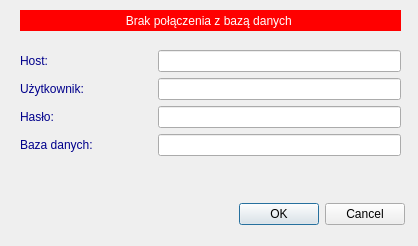
<?xml version="1.0" encoding="UTF-8"?>
<ui version="4.0">
 <class>UstawieniaForm</class>
 <widget class="QDialog" name="UstawieniaForm">
  <property name="geometry">
   <rect>
    <x>0</x>
    <y>0</y>
    <width>418</width>
    <height>246</height>
   </rect>
  </property>
  <property name="windowTitle">
   <string> Połączenie z bazą danych </string>
  </property>
  <property name="locale">
   <locale language="English" country="UnitedKingdom"/>
  </property>
  <widget class="QWidget" name="formLayoutWidget">
   <property name="geometry">
    <rect>
     <x>20</x>
     <y>50</y>
     <width>381</width>
     <height>132</height>
    </rect>
   </property>
   <layout class="QFormLayout" name="formLayout">
    <item row="0" column="0">
     <widget class="QLabel" name="label_4">
      <property name="autoFillBackground">
       <bool>false</bool>
      </property>
      <property name="styleSheet">
       <string notr="true">QLabel {color: darkblue;}</string>
      </property>
      <property name="text">
       <string>Host:                               </string>
      </property>
     </widget>
    </item>
    <item row="0" column="1">
     <widget class="QLineEdit" name="lineEditHost"/>
    </item>
    <item row="1" column="0">
     <widget class="QLabel" name="label_2">
      <property name="palette">
       <palette>
        <active>
         <colorrole role="WindowText">
          <brush brushstyle="SolidPattern">
           <color alpha="255">
            <red>0</red>
            <green>0</green>
            <blue>139</blue>
           </color>
          </brush>
         </colorrole>
         <colorrole role="Button">
          <brush brushstyle="SolidPattern">
           <color alpha="255">
            <red>32</red>
            <green>74</green>
            <blue>135</blue>
           </color>
          </brush>
         </colorrole>
         <colorrole role="Light">
          <brush brushstyle="SolidPattern">
           <color alpha="255">
            <red>48</red>
            <green>111</green>
            <blue>203</blue>
           </color>
          </brush>
         </colorrole>
         <colorrole role="Midlight">
          <brush brushstyle="SolidPattern">
           <color alpha="255">
            <red>40</red>
            <green>92</green>
            <blue>169</blue>
           </color>
          </brush>
         </colorrole>
         <colorrole role="Dark">
          <brush brushstyle="SolidPattern">
           <color alpha="255">
            <red>16</red>
            <green>37</green>
            <blue>67</blue>
           </color>
          </brush>
         </colorrole>
         <colorrole role="Mid">
          <brush brushstyle="SolidPattern">
           <color alpha="255">
            <red>21</red>
            <green>49</green>
            <blue>90</blue>
           </color>
          </brush>
         </colorrole>
         <colorrole role="Text">
          <brush brushstyle="SolidPattern">
           <color alpha="255">
            <red>0</red>
            <green>0</green>
            <blue>139</blue>
           </color>
          </brush>
         </colorrole>
         <colorrole role="BrightText">
          <brush brushstyle="SolidPattern">
           <color alpha="255">
            <red>255</red>
            <green>255</green>
            <blue>255</blue>
           </color>
          </brush>
         </colorrole>
         <colorrole role="ButtonText">
          <brush brushstyle="SolidPattern">
           <color alpha="255">
            <red>0</red>
            <green>0</green>
            <blue>139</blue>
           </color>
          </brush>
         </colorrole>
         <colorrole role="Base">
          <brush brushstyle="SolidPattern">
           <color alpha="255">
            <red>255</red>
            <green>255</green>
            <blue>255</blue>
           </color>
          </brush>
         </colorrole>
         <colorrole role="Window">
          <brush brushstyle="SolidPattern">
           <color alpha="255">
            <red>32</red>
            <green>74</green>
            <blue>135</blue>
           </color>
          </brush>
         </colorrole>
         <colorrole role="Shadow">
          <brush brushstyle="SolidPattern">
           <color alpha="255">
            <red>0</red>
            <green>0</green>
            <blue>0</blue>
           </color>
          </brush>
         </colorrole>
         <colorrole role="AlternateBase">
          <brush brushstyle="SolidPattern">
           <color alpha="255">
            <red>143</red>
            <green>164</green>
            <blue>195</blue>
           </color>
          </brush>
         </colorrole>
         <colorrole role="ToolTipBase">
          <brush brushstyle="SolidPattern">
           <color alpha="255">
            <red>255</red>
            <green>255</green>
            <blue>220</blue>
           </color>
          </brush>
         </colorrole>
         <colorrole role="ToolTipText">
          <brush brushstyle="SolidPattern">
           <color alpha="255">
            <red>0</red>
            <green>0</green>
            <blue>0</blue>
           </color>
          </brush>
         </colorrole>
        </active>
        <inactive>
         <colorrole role="WindowText">
          <brush brushstyle="SolidPattern">
           <color alpha="255">
            <red>0</red>
            <green>0</green>
            <blue>139</blue>
           </color>
          </brush>
         </colorrole>
         <colorrole role="Button">
          <brush brushstyle="SolidPattern">
           <color alpha="255">
            <red>32</red>
            <green>74</green>
            <blue>135</blue>
           </color>
          </brush>
         </colorrole>
         <colorrole role="Light">
          <brush brushstyle="SolidPattern">
           <color alpha="255">
            <red>48</red>
            <green>111</green>
            <blue>203</blue>
           </color>
          </brush>
         </colorrole>
         <colorrole role="Midlight">
          <brush brushstyle="SolidPattern">
           <color alpha="255">
            <red>40</red>
            <green>92</green>
            <blue>169</blue>
           </color>
          </brush>
         </colorrole>
         <colorrole role="Dark">
          <brush brushstyle="SolidPattern">
           <color alpha="255">
            <red>16</red>
            <green>37</green>
            <blue>67</blue>
           </color>
          </brush>
         </colorrole>
         <colorrole role="Mid">
          <brush brushstyle="SolidPattern">
           <color alpha="255">
            <red>21</red>
            <green>49</green>
            <blue>90</blue>
           </color>
          </brush>
         </colorrole>
         <colorrole role="Text">
          <brush brushstyle="SolidPattern">
           <color alpha="255">
            <red>0</red>
            <green>0</green>
            <blue>139</blue>
           </color>
          </brush>
         </colorrole>
         <colorrole role="BrightText">
          <brush brushstyle="SolidPattern">
           <color alpha="255">
            <red>255</red>
            <green>255</green>
            <blue>255</blue>
           </color>
          </brush>
         </colorrole>
         <colorrole role="ButtonText">
          <brush brushstyle="SolidPattern">
           <color alpha="255">
            <red>0</red>
            <green>0</green>
            <blue>139</blue>
           </color>
          </brush>
         </colorrole>
         <colorrole role="Base">
          <brush brushstyle="SolidPattern">
           <color alpha="255">
            <red>255</red>
            <green>255</green>
            <blue>255</blue>
           </color>
          </brush>
         </colorrole>
         <colorrole role="Window">
          <brush brushstyle="SolidPattern">
           <color alpha="255">
            <red>32</red>
            <green>74</green>
            <blue>135</blue>
           </color>
          </brush>
         </colorrole>
         <colorrole role="Shadow">
          <brush brushstyle="SolidPattern">
           <color alpha="255">
            <red>0</red>
            <green>0</green>
            <blue>0</blue>
           </color>
          </brush>
         </colorrole>
         <colorrole role="AlternateBase">
          <brush brushstyle="SolidPattern">
           <color alpha="255">
            <red>143</red>
            <green>164</green>
            <blue>195</blue>
           </color>
          </brush>
         </colorrole>
         <colorrole role="ToolTipBase">
          <brush brushstyle="SolidPattern">
           <color alpha="255">
            <red>255</red>
            <green>255</green>
            <blue>220</blue>
           </color>
          </brush>
         </colorrole>
         <colorrole role="ToolTipText">
          <brush brushstyle="SolidPattern">
           <color alpha="255">
            <red>0</red>
            <green>0</green>
            <blue>0</blue>
           </color>
          </brush>
         </colorrole>
        </inactive>
        <disabled>
         <colorrole role="WindowText">
          <brush brushstyle="SolidPattern">
           <color alpha="255">
            <red>0</red>
            <green>0</green>
            <blue>139</blue>
           </color>
          </brush>
         </colorrole>
         <colorrole role="Button">
          <brush brushstyle="SolidPattern">
           <color alpha="255">
            <red>32</red>
            <green>74</green>
            <blue>135</blue>
           </color>
          </brush>
         </colorrole>
         <colorrole role="Light">
          <brush brushstyle="SolidPattern">
           <color alpha="255">
            <red>48</red>
            <green>111</green>
            <blue>203</blue>
           </color>
          </brush>
         </colorrole>
         <colorrole role="Midlight">
          <brush brushstyle="SolidPattern">
           <color alpha="255">
            <red>40</red>
            <green>92</green>
            <blue>169</blue>
           </color>
          </brush>
         </colorrole>
         <colorrole role="Dark">
          <brush brushstyle="SolidPattern">
           <color alpha="255">
            <red>16</red>
            <green>37</green>
            <blue>67</blue>
           </color>
          </brush>
         </colorrole>
         <colorrole role="Mid">
          <brush brushstyle="SolidPattern">
           <color alpha="255">
            <red>21</red>
            <green>49</green>
            <blue>90</blue>
           </color>
          </brush>
         </colorrole>
         <colorrole role="Text">
          <brush brushstyle="SolidPattern">
           <color alpha="255">
            <red>0</red>
            <green>0</green>
            <blue>139</blue>
           </color>
          </brush>
         </colorrole>
         <colorrole role="BrightText">
          <brush brushstyle="SolidPattern">
           <color alpha="255">
            <red>255</red>
            <green>255</green>
            <blue>255</blue>
           </color>
          </brush>
         </colorrole>
         <colorrole role="ButtonText">
          <brush brushstyle="SolidPattern">
           <color alpha="255">
            <red>0</red>
            <green>0</green>
            <blue>139</blue>
           </color>
          </brush>
         </colorrole>
         <colorrole role="Base">
          <brush brushstyle="SolidPattern">
           <color alpha="255">
            <red>32</red>
            <green>74</green>
            <blue>135</blue>
           </color>
          </brush>
         </colorrole>
         <colorrole role="Window">
          <brush brushstyle="SolidPattern">
           <color alpha="255">
            <red>32</red>
            <green>74</green>
            <blue>135</blue>
           </color>
          </brush>
         </colorrole>
         <colorrole role="Shadow">
          <brush brushstyle="SolidPattern">
           <color alpha="255">
            <red>0</red>
            <green>0</green>
            <blue>0</blue>
           </color>
          </brush>
         </colorrole>
         <colorrole role="AlternateBase">
          <brush brushstyle="SolidPattern">
           <color alpha="255">
            <red>32</red>
            <green>74</green>
            <blue>135</blue>
           </color>
          </brush>
         </colorrole>
         <colorrole role="ToolTipBase">
          <brush brushstyle="SolidPattern">
           <color alpha="255">
            <red>255</red>
            <green>255</green>
            <blue>220</blue>
           </color>
          </brush>
         </colorrole>
         <colorrole role="ToolTipText">
          <brush brushstyle="SolidPattern">
           <color alpha="255">
            <red>0</red>
            <green>0</green>
            <blue>0</blue>
           </color>
          </brush>
         </colorrole>
        </disabled>
       </palette>
      </property>
      <property name="styleSheet">
       <string notr="true">QLabel {color: darkblue;}</string>
      </property>
      <property name="text">
       <string>Użytkownik:</string>
      </property>
     </widget>
    </item>
    <item row="1" column="1">
     <widget class="QLineEdit" name="lineEditUser"/>
    </item>
    <item row="2" column="0">
     <widget class="QLabel" name="label_5">
      <property name="palette">
       <palette>
        <active>
         <colorrole role="WindowText">
          <brush brushstyle="SolidPattern">
           <color alpha="255">
            <red>0</red>
            <green>0</green>
            <blue>139</blue>
           </color>
          </brush>
         </colorrole>
         <colorrole role="Button">
          <brush brushstyle="SolidPattern">
           <color alpha="255">
            <red>32</red>
            <green>74</green>
            <blue>135</blue>
           </color>
          </brush>
         </colorrole>
         <colorrole role="Light">
          <brush brushstyle="SolidPattern">
           <color alpha="255">
            <red>48</red>
            <green>111</green>
            <blue>203</blue>
           </color>
          </brush>
         </colorrole>
         <colorrole role="Midlight">
          <brush brushstyle="SolidPattern">
           <color alpha="255">
            <red>40</red>
            <green>92</green>
            <blue>169</blue>
           </color>
          </brush>
         </colorrole>
         <colorrole role="Dark">
          <brush brushstyle="SolidPattern">
           <color alpha="255">
            <red>16</red>
            <green>37</green>
            <blue>67</blue>
           </color>
          </brush>
         </colorrole>
         <colorrole role="Mid">
          <brush brushstyle="SolidPattern">
           <color alpha="255">
            <red>21</red>
            <green>49</green>
            <blue>90</blue>
           </color>
          </brush>
         </colorrole>
         <colorrole role="Text">
          <brush brushstyle="SolidPattern">
           <color alpha="255">
            <red>0</red>
            <green>0</green>
            <blue>139</blue>
           </color>
          </brush>
         </colorrole>
         <colorrole role="BrightText">
          <brush brushstyle="SolidPattern">
           <color alpha="255">
            <red>255</red>
            <green>255</green>
            <blue>255</blue>
           </color>
          </brush>
         </colorrole>
         <colorrole role="ButtonText">
          <brush brushstyle="SolidPattern">
           <color alpha="255">
            <red>0</red>
            <green>0</green>
            <blue>139</blue>
           </color>
          </brush>
         </colorrole>
         <colorrole role="Base">
          <brush brushstyle="SolidPattern">
           <color alpha="255">
            <red>255</red>
            <green>255</green>
            <blue>255</blue>
           </color>
          </brush>
         </colorrole>
         <colorrole role="Window">
          <brush brushstyle="SolidPattern">
           <color alpha="255">
            <red>32</red>
            <green>74</green>
            <blue>135</blue>
           </color>
          </brush>
         </colorrole>
         <colorrole role="Shadow">
          <brush brushstyle="SolidPattern">
           <color alpha="255">
            <red>0</red>
            <green>0</green>
            <blue>0</blue>
           </color>
          </brush>
         </colorrole>
         <colorrole role="AlternateBase">
          <brush brushstyle="SolidPattern">
           <color alpha="255">
            <red>143</red>
            <green>164</green>
            <blue>195</blue>
           </color>
          </brush>
         </colorrole>
         <colorrole role="ToolTipBase">
          <brush brushstyle="SolidPattern">
           <color alpha="255">
            <red>255</red>
            <green>255</green>
            <blue>220</blue>
           </color>
          </brush>
         </colorrole>
         <colorrole role="ToolTipText">
          <brush brushstyle="SolidPattern">
           <color alpha="255">
            <red>0</red>
            <green>0</green>
            <blue>0</blue>
           </color>
          </brush>
         </colorrole>
        </active>
        <inactive>
         <colorrole role="WindowText">
          <brush brushstyle="SolidPattern">
           <color alpha="255">
            <red>0</red>
            <green>0</green>
            <blue>139</blue>
           </color>
          </brush>
         </colorrole>
         <colorrole role="Button">
          <brush brushstyle="SolidPattern">
           <color alpha="255">
            <red>32</red>
            <green>74</green>
            <blue>135</blue>
           </color>
          </brush>
         </colorrole>
         <colorrole role="Light">
          <brush brushstyle="SolidPattern">
           <color alpha="255">
            <red>48</red>
            <green>111</green>
            <blue>203</blue>
           </color>
          </brush>
         </colorrole>
         <colorrole role="Midlight">
          <brush brushstyle="SolidPattern">
           <color alpha="255">
            <red>40</red>
            <green>92</green>
            <blue>169</blue>
           </color>
          </brush>
         </colorrole>
         <colorrole role="Dark">
          <brush brushstyle="SolidPattern">
           <color alpha="255">
            <red>16</red>
            <green>37</green>
            <blue>67</blue>
           </color>
          </brush>
         </colorrole>
         <colorrole role="Mid">
          <brush brushstyle="SolidPattern">
           <color alpha="255">
            <red>21</red>
            <green>49</green>
            <blue>90</blue>
           </color>
          </brush>
         </colorrole>
         <colorrole role="Text">
          <brush brushstyle="SolidPattern">
           <color alpha="255">
            <red>0</red>
            <green>0</green>
            <blue>139</blue>
           </color>
          </brush>
         </colorrole>
         <colorrole role="BrightText">
          <brush brushstyle="SolidPattern">
           <color alpha="255">
            <red>255</red>
            <green>255</green>
            <blue>255</blue>
           </color>
          </brush>
         </colorrole>
         <colorrole role="ButtonText">
          <brush brushstyle="SolidPattern">
           <color alpha="255">
            <red>0</red>
            <green>0</green>
            <blue>139</blue>
           </color>
          </brush>
         </colorrole>
         <colorrole role="Base">
          <brush brushstyle="SolidPattern">
           <color alpha="255">
            <red>255</red>
            <green>255</green>
            <blue>255</blue>
           </color>
          </brush>
         </colorrole>
         <colorrole role="Window">
          <brush brushstyle="SolidPattern">
           <color alpha="255">
            <red>32</red>
            <green>74</green>
            <blue>135</blue>
           </color>
          </brush>
         </colorrole>
         <colorrole role="Shadow">
          <brush brushstyle="SolidPattern">
           <color alpha="255">
            <red>0</red>
            <green>0</green>
            <blue>0</blue>
           </color>
          </brush>
         </colorrole>
         <colorrole role="AlternateBase">
          <brush brushstyle="SolidPattern">
           <color alpha="255">
            <red>143</red>
            <green>164</green>
            <blue>195</blue>
           </color>
          </brush>
         </colorrole>
         <colorrole role="ToolTipBase">
          <brush brushstyle="SolidPattern">
           <color alpha="255">
            <red>255</red>
            <green>255</green>
            <blue>220</blue>
           </color>
          </brush>
         </colorrole>
         <colorrole role="ToolTipText">
          <brush brushstyle="SolidPattern">
           <color alpha="255">
            <red>0</red>
            <green>0</green>
            <blue>0</blue>
           </color>
          </brush>
         </colorrole>
        </inactive>
        <disabled>
         <colorrole role="WindowText">
          <brush brushstyle="SolidPattern">
           <color alpha="255">
            <red>0</red>
            <green>0</green>
            <blue>139</blue>
           </color>
          </brush>
         </colorrole>
         <colorrole role="Button">
          <brush brushstyle="SolidPattern">
           <color alpha="255">
            <red>32</red>
            <green>74</green>
            <blue>135</blue>
           </color>
          </brush>
         </colorrole>
         <colorrole role="Light">
          <brush brushstyle="SolidPattern">
           <color alpha="255">
            <red>48</red>
            <green>111</green>
            <blue>203</blue>
           </color>
          </brush>
         </colorrole>
         <colorrole role="Midlight">
          <brush brushstyle="SolidPattern">
           <color alpha="255">
            <red>40</red>
            <green>92</green>
            <blue>169</blue>
           </color>
          </brush>
         </colorrole>
         <colorrole role="Dark">
          <brush brushstyle="SolidPattern">
           <color alpha="255">
            <red>16</red>
            <green>37</green>
            <blue>67</blue>
           </color>
          </brush>
         </colorrole>
         <colorrole role="Mid">
          <brush brushstyle="SolidPattern">
           <color alpha="255">
            <red>21</red>
            <green>49</green>
            <blue>90</blue>
           </color>
          </brush>
         </colorrole>
         <colorrole role="Text">
          <brush brushstyle="SolidPattern">
           <color alpha="255">
            <red>0</red>
            <green>0</green>
            <blue>139</blue>
           </color>
          </brush>
         </colorrole>
         <colorrole role="BrightText">
          <brush brushstyle="SolidPattern">
           <color alpha="255">
            <red>255</red>
            <green>255</green>
            <blue>255</blue>
           </color>
          </brush>
         </colorrole>
         <colorrole role="ButtonText">
          <brush brushstyle="SolidPattern">
           <color alpha="255">
            <red>0</red>
            <green>0</green>
            <blue>139</blue>
           </color>
          </brush>
         </colorrole>
         <colorrole role="Base">
          <brush brushstyle="SolidPattern">
           <color alpha="255">
            <red>32</red>
            <green>74</green>
            <blue>135</blue>
           </color>
          </brush>
         </colorrole>
         <colorrole role="Window">
          <brush brushstyle="SolidPattern">
           <color alpha="255">
            <red>32</red>
            <green>74</green>
            <blue>135</blue>
           </color>
          </brush>
         </colorrole>
         <colorrole role="Shadow">
          <brush brushstyle="SolidPattern">
           <color alpha="255">
            <red>0</red>
            <green>0</green>
            <blue>0</blue>
           </color>
          </brush>
         </colorrole>
         <colorrole role="AlternateBase">
          <brush brushstyle="SolidPattern">
           <color alpha="255">
            <red>32</red>
            <green>74</green>
            <blue>135</blue>
           </color>
          </brush>
         </colorrole>
         <colorrole role="ToolTipBase">
          <brush brushstyle="SolidPattern">
           <color alpha="255">
            <red>255</red>
            <green>255</green>
            <blue>220</blue>
           </color>
          </brush>
         </colorrole>
         <colorrole role="ToolTipText">
          <brush brushstyle="SolidPattern">
           <color alpha="255">
            <red>0</red>
            <green>0</green>
            <blue>0</blue>
           </color>
          </brush>
         </colorrole>
        </disabled>
       </palette>
      </property>
      <property name="styleSheet">
       <string notr="true">QLabel {color: darkblue;}</string>
      </property>
      <property name="text">
       <string>Hasło:</string>
      </property>
     </widget>
    </item>
    <item row="2" column="1">
     <widget class="QLineEdit" name="lineEditPassword">
      <property name="echoMode">
       <enum>QLineEdit::Password</enum>
      </property>
     </widget>
    </item>
    <item row="3" column="0">
     <widget class="QLabel" name="label_3">
      <property name="palette">
       <palette>
        <active>
         <colorrole role="WindowText">
          <brush brushstyle="SolidPattern">
           <color alpha="255">
            <red>0</red>
            <green>0</green>
            <blue>139</blue>
           </color>
          </brush>
         </colorrole>
         <colorrole role="Button">
          <brush brushstyle="SolidPattern">
           <color alpha="255">
            <red>32</red>
            <green>74</green>
            <blue>135</blue>
           </color>
          </brush>
         </colorrole>
         <colorrole role="Light">
          <brush brushstyle="SolidPattern">
           <color alpha="255">
            <red>48</red>
            <green>111</green>
            <blue>203</blue>
           </color>
          </brush>
         </colorrole>
         <colorrole role="Midlight">
          <brush brushstyle="SolidPattern">
           <color alpha="255">
            <red>40</red>
            <green>92</green>
            <blue>169</blue>
           </color>
          </brush>
         </colorrole>
         <colorrole role="Dark">
          <brush brushstyle="SolidPattern">
           <color alpha="255">
            <red>16</red>
            <green>37</green>
            <blue>67</blue>
           </color>
          </brush>
         </colorrole>
         <colorrole role="Mid">
          <brush brushstyle="SolidPattern">
           <color alpha="255">
            <red>21</red>
            <green>49</green>
            <blue>90</blue>
           </color>
          </brush>
         </colorrole>
         <colorrole role="Text">
          <brush brushstyle="SolidPattern">
           <color alpha="255">
            <red>0</red>
            <green>0</green>
            <blue>139</blue>
           </color>
          </brush>
         </colorrole>
         <colorrole role="BrightText">
          <brush brushstyle="SolidPattern">
           <color alpha="255">
            <red>255</red>
            <green>255</green>
            <blue>255</blue>
           </color>
          </brush>
         </colorrole>
         <colorrole role="ButtonText">
          <brush brushstyle="SolidPattern">
           <color alpha="255">
            <red>0</red>
            <green>0</green>
            <blue>139</blue>
           </color>
          </brush>
         </colorrole>
         <colorrole role="Base">
          <brush brushstyle="SolidPattern">
           <color alpha="255">
            <red>255</red>
            <green>255</green>
            <blue>255</blue>
           </color>
          </brush>
         </colorrole>
         <colorrole role="Window">
          <brush brushstyle="SolidPattern">
           <color alpha="255">
            <red>32</red>
            <green>74</green>
            <blue>135</blue>
           </color>
          </brush>
         </colorrole>
         <colorrole role="Shadow">
          <brush brushstyle="SolidPattern">
           <color alpha="255">
            <red>0</red>
            <green>0</green>
            <blue>0</blue>
           </color>
          </brush>
         </colorrole>
         <colorrole role="AlternateBase">
          <brush brushstyle="SolidPattern">
           <color alpha="255">
            <red>143</red>
            <green>164</green>
            <blue>195</blue>
           </color>
          </brush>
         </colorrole>
         <colorrole role="ToolTipBase">
          <brush brushstyle="SolidPattern">
           <color alpha="255">
            <red>255</red>
            <green>255</green>
            <blue>220</blue>
           </color>
          </brush>
         </colorrole>
         <colorrole role="ToolTipText">
          <brush brushstyle="SolidPattern">
           <color alpha="255">
            <red>0</red>
            <green>0</green>
            <blue>0</blue>
           </color>
          </brush>
         </colorrole>
        </active>
        <inactive>
         <colorrole role="WindowText">
          <brush brushstyle="SolidPattern">
           <color alpha="255">
            <red>0</red>
            <green>0</green>
            <blue>139</blue>
           </color>
          </brush>
         </colorrole>
         <colorrole role="Button">
          <brush brushstyle="SolidPattern">
           <color alpha="255">
            <red>32</red>
            <green>74</green>
            <blue>135</blue>
           </color>
          </brush>
         </colorrole>
         <colorrole role="Light">
          <brush brushstyle="SolidPattern">
           <color alpha="255">
            <red>48</red>
            <green>111</green>
            <blue>203</blue>
           </color>
          </brush>
         </colorrole>
         <colorrole role="Midlight">
          <brush brushstyle="SolidPattern">
           <color alpha="255">
            <red>40</red>
            <green>92</green>
            <blue>169</blue>
           </color>
          </brush>
         </colorrole>
         <colorrole role="Dark">
          <brush brushstyle="SolidPattern">
           <color alpha="255">
            <red>16</red>
            <green>37</green>
            <blue>67</blue>
           </color>
          </brush>
         </colorrole>
         <colorrole role="Mid">
          <brush brushstyle="SolidPattern">
           <color alpha="255">
            <red>21</red>
            <green>49</green>
            <blue>90</blue>
           </color>
          </brush>
         </colorrole>
         <colorrole role="Text">
          <brush brushstyle="SolidPattern">
           <color alpha="255">
            <red>0</red>
            <green>0</green>
            <blue>139</blue>
           </color>
          </brush>
         </colorrole>
         <colorrole role="BrightText">
          <brush brushstyle="SolidPattern">
           <color alpha="255">
            <red>255</red>
            <green>255</green>
            <blue>255</blue>
           </color>
          </brush>
         </colorrole>
         <colorrole role="ButtonText">
          <brush brushstyle="SolidPattern">
           <color alpha="255">
            <red>0</red>
            <green>0</green>
            <blue>139</blue>
           </color>
          </brush>
         </colorrole>
         <colorrole role="Base">
          <brush brushstyle="SolidPattern">
           <color alpha="255">
            <red>255</red>
            <green>255</green>
            <blue>255</blue>
           </color>
          </brush>
         </colorrole>
         <colorrole role="Window">
          <brush brushstyle="SolidPattern">
           <color alpha="255">
            <red>32</red>
            <green>74</green>
            <blue>135</blue>
           </color>
          </brush>
         </colorrole>
         <colorrole role="Shadow">
          <brush brushstyle="SolidPattern">
           <color alpha="255">
            <red>0</red>
            <green>0</green>
            <blue>0</blue>
           </color>
          </brush>
         </colorrole>
         <colorrole role="AlternateBase">
          <brush brushstyle="SolidPattern">
           <color alpha="255">
            <red>143</red>
            <green>164</green>
            <blue>195</blue>
           </color>
          </brush>
         </colorrole>
         <colorrole role="ToolTipBase">
          <brush brushstyle="SolidPattern">
           <color alpha="255">
            <red>255</red>
            <green>255</green>
            <blue>220</blue>
           </color>
          </brush>
         </colorrole>
         <colorrole role="ToolTipText">
          <brush brushstyle="SolidPattern">
           <color alpha="255">
            <red>0</red>
            <green>0</green>
            <blue>0</blue>
           </color>
          </brush>
         </colorrole>
        </inactive>
        <disabled>
         <colorrole role="WindowText">
          <brush brushstyle="SolidPattern">
           <color alpha="255">
            <red>0</red>
            <green>0</green>
            <blue>139</blue>
           </color>
          </brush>
         </colorrole>
         <colorrole role="Button">
          <brush brushstyle="SolidPattern">
           <color alpha="255">
            <red>32</red>
            <green>74</green>
            <blue>135</blue>
           </color>
          </brush>
         </colorrole>
         <colorrole role="Light">
          <brush brushstyle="SolidPattern">
           <color alpha="255">
            <red>48</red>
            <green>111</green>
            <blue>203</blue>
           </color>
          </brush>
         </colorrole>
         <colorrole role="Midlight">
          <brush brushstyle="SolidPattern">
           <color alpha="255">
            <red>40</red>
            <green>92</green>
            <blue>169</blue>
           </color>
          </brush>
         </colorrole>
         <colorrole role="Dark">
          <brush brushstyle="SolidPattern">
           <color alpha="255">
            <red>16</red>
            <green>37</green>
            <blue>67</blue>
           </color>
          </brush>
         </colorrole>
         <colorrole role="Mid">
          <brush brushstyle="SolidPattern">
           <color alpha="255">
            <red>21</red>
            <green>49</green>
            <blue>90</blue>
           </color>
          </brush>
         </colorrole>
         <colorrole role="Text">
          <brush brushstyle="SolidPattern">
           <color alpha="255">
            <red>0</red>
            <green>0</green>
            <blue>139</blue>
           </color>
          </brush>
         </colorrole>
         <colorrole role="BrightText">
          <brush brushstyle="SolidPattern">
           <color alpha="255">
            <red>255</red>
            <green>255</green>
            <blue>255</blue>
           </color>
          </brush>
         </colorrole>
         <colorrole role="ButtonText">
          <brush brushstyle="SolidPattern">
           <color alpha="255">
            <red>0</red>
            <green>0</green>
            <blue>139</blue>
           </color>
          </brush>
         </colorrole>
         <colorrole role="Base">
          <brush brushstyle="SolidPattern">
           <color alpha="255">
            <red>32</red>
            <green>74</green>
            <blue>135</blue>
           </color>
          </brush>
         </colorrole>
         <colorrole role="Window">
          <brush brushstyle="SolidPattern">
           <color alpha="255">
            <red>32</red>
            <green>74</green>
            <blue>135</blue>
           </color>
          </brush>
         </colorrole>
         <colorrole role="Shadow">
          <brush brushstyle="SolidPattern">
           <color alpha="255">
            <red>0</red>
            <green>0</green>
            <blue>0</blue>
           </color>
          </brush>
         </colorrole>
         <colorrole role="AlternateBase">
          <brush brushstyle="SolidPattern">
           <color alpha="255">
            <red>32</red>
            <green>74</green>
            <blue>135</blue>
           </color>
          </brush>
         </colorrole>
         <colorrole role="ToolTipBase">
          <brush brushstyle="SolidPattern">
           <color alpha="255">
            <red>255</red>
            <green>255</green>
            <blue>220</blue>
           </color>
          </brush>
         </colorrole>
         <colorrole role="ToolTipText">
          <brush brushstyle="SolidPattern">
           <color alpha="255">
            <red>0</red>
            <green>0</green>
            <blue>0</blue>
           </color>
          </brush>
         </colorrole>
        </disabled>
       </palette>
      </property>
      <property name="styleSheet">
       <string notr="true">QLabel {color: darkblue;}</string>
      </property>
      <property name="text">
       <string>Baza danych:</string>
      </property>
     </widget>
    </item>
    <item row="3" column="1">
     <widget class="QLineEdit" name="lineEditDatabase"/>
    </item>
   </layout>
  </widget>
  <widget class="QLabel" name="labelError">
   <property name="geometry">
    <rect>
     <x>20</x>
     <y>10</y>
     <width>381</width>
     <height>21</height>
    </rect>
   </property>
   <property name="styleSheet">
    <string notr="true">background-color : red; color : white; </string>
   </property>
   <property name="text">
    <string>Brak połączenia z bazą danych </string>
   </property>
   <property name="alignment">
    <set>Qt::AlignCenter</set>
   </property>
  </widget>
  <widget class="QDialogButtonBox" name="buttonBox">
   <property name="geometry">
    <rect>
     <x>120</x>
     <y>200</y>
     <width>285</width>
     <height>28</height>
    </rect>
   </property>
   <property name="orientation">
    <enum>Qt::Horizontal</enum>
   </property>
   <property name="standardButtons">
    <set>QDialogButtonBox::Cancel|QDialogButtonBox::Ok</set>
   </property>
  </widget>
 </widget>
 <resources/>
 <connections/>
</ui>
